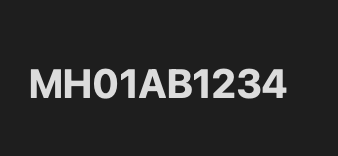
#> input picture plate.png, 338 x 156 px, given in place of the camera
$ python v2.py
#> lines starting #> are read from the running program, lines starting #| are printed output that depends on the picture; after the words box and inside, x2 and y2 are one past the last pixel; in counts of white or black regions, pixels touching at a corner belong together
import cv2
import pytesseract
import time
import re
import os
import subprocess
import numpy as np
import platform
import sys

# ----------------------------
# RESOURCE PATH (for EXE)
# ----------------------------
# [6 lines left out: function resource_path, not called in this run]

# ----------------------------
# DATABASES
# ----------------------------==
VALID_LICENSE = {
    # Clean records
    "MH44AB4444", "DL55CD5555", "GJ22LM2222",
    "HR33MN3333", "KA11UV1111",

    # Criminal record
    "KA66EF6666", "KA77BC7777", "UP88CD8888", "RJ22EF2222",

    # Traffic violations
    "TN77GH7777", "HR66GH6666", "PB77JK7777",

    # Insurance / PUC
    "WB88JK8888", "MP66KG6666",

    # Multiple offenses
    "UP44CR4444", "BR55MD5555", "RJ77PN7777"
}

# Criminal records
CRIMINAL_RECORDS = {
    "KA66EF6666",
    "KA77BC7777",
    "UP88CD8888",
    "RJ22EF2222",
    "UP44CR4444",
    "RJ77PN7777"
}

# Traffic violations
TRAFFIC_VIOLATIONS = {
    "TN77GH7777",
    "HR66GH6666",
    "PB77JK7777",
    "BR55MD5555",
    "RJ77PN7777"
}

# Insurance expired
INSURANCE_EXPIRED = {
    "WB88JK8888",
    "BR55MD5555",
    "MP66KG6666"
}

# PUC invalid
PUC_INVALID = {
    "MP66KG6666",
    "MP22PU2222",
    "UP33PU3333",
    "BR44PU4444",
    "RJ55PU5555"
}

# Accident records
ACCIDENT_RECORDS = {
    "UP44CR4444",
    "RJ77PN7777"
}

# ----------------------------
# INVALID LICENSE (not listed in VALID_LICENSE)
# ----------------------------
# MH99AB9999
# DL88AA8888
# KA55BB5555
# RJ66CC6666
# PB77DD7777

# ----------------------------
# STATE
# ----------------------------
stats = {"total": 0, "approved": 0, "rejected": 0, "manual_approved": 0}
total_cash = 0

dashboard = {
    "plate": "-",
    "status": "Waiting for vehicle",
    "gate": "CLOSED",
    "payment": "-",
    "cash": "NO"
}

last_processed_plate = None
last_manual_plate = None
pending_plate = None
processing_in_progress = False
current_decision = None
frozen_frame = None
rejection_banner_at = None

# ----------------------------
# RESET TIMERS (ONLY CHANGE)
# ----------------------------
RESET_DELAY_APPROVED = 5
RESET_DELAY_REJECTED = 30
reset_at = None

# ----------------------------
# SOUND
# ----------------------------
OS_NAME = platform.system()

# [66 lines left out: functions play_sound, put_wrapped_text, check_vehicle, not called in this run]

def is_valid_plate(text):
    return re.match(r"^[A-Z]{2}[0-9]{2}[A-Z]{2}[0-9]{4}$", text)

# ----------------------------
# DASHBOARD
# ----------------------------
DASHBOARD_WIDTH = 760

# [60 lines left out: functions draw_dashboard, switch_camera, not called in this run]

# ----------------------------
# CAMERA SETUP
# ----------------------------
cap = cv2.VideoCapture(0)
if not cap.isOpened():
    cap = cv2.VideoCapture(1)
if not cap.isOpened():
    print("No camera available")
    sys.exit(1)

# ----------------------------
# MAIN LOOP
# ----------------------------
while True:

    # AUTO RESET AFTER 5 SECONDS
    if reset_at and time.time() >= reset_at:
        dashboard.update({
            "plate": "-",
            "status": "Waiting for vehicle",
            "gate": "CLOSED",
            "payment": "-",
            "cash": "NO"
        })
        current_decision = None
        last_processed_plate = None
        last_manual_plate = None
        processing_in_progress = False
        frozen_frame = None
        reset_at = None

    if not processing_in_progress:
        ret, frame = cap.read()
#> frame is the input picture: shape (156, 338, 3); min 30, max 220, mean 44
        if not ret:
            break
    else:
        frame = frozen_frame.copy()

    h, w, _ = frame.shape
#> h = 156; w = 338
    canvas = np.zeros((h, w + DASHBOARD_WIDTH, 3), dtype=np.uint8)
    canvas[:, :w] = frame
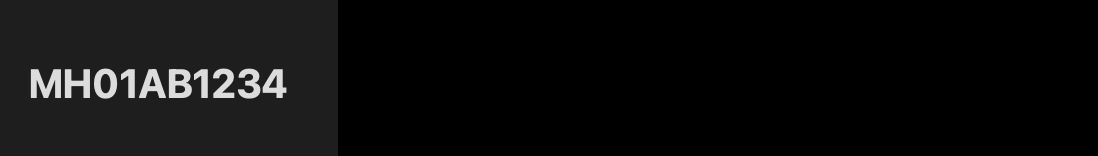
#> canvas: shape (156, 1098, 3); min 0, max 220, mean 13.5

    x1, y1 = int(w*0.25), int(h*0.45)
#> x1 = 84; y1 = 70
    x2, y2 = int(w*0.75), int(h*0.65)
#> x2 = 253; y2 = 101

    if not processing_in_progress:
        roi = frame[y1:y2, x1:x2]
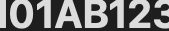
#> roi: shape (31, 169, 3); min 30, max 220, mean 118.4
        gray = cv2.cvtColor(cv2.resize(roi, None, fx=2.5, fy=2.5),
                            cv2.COLOR_BGR2GRAY)
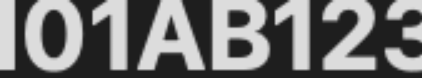
#> gray: shape (78, 422); min 30, max 220, mean 117.8
        _, thresh = cv2.threshold(gray, 150, 255, cv2.THRESH_BINARY)
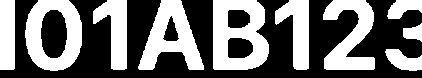
#> thresh: shape (78, 422); 44% white; 10 white regions, largest, box (x1, y1, x2, y2) and area: (213, 0, 269, 70) 2751, (25, 0, 82, 71) 2375, (138, 0, 204, 70) 2298

#> (the run stopped early here; a loop or call above may not have finished)
